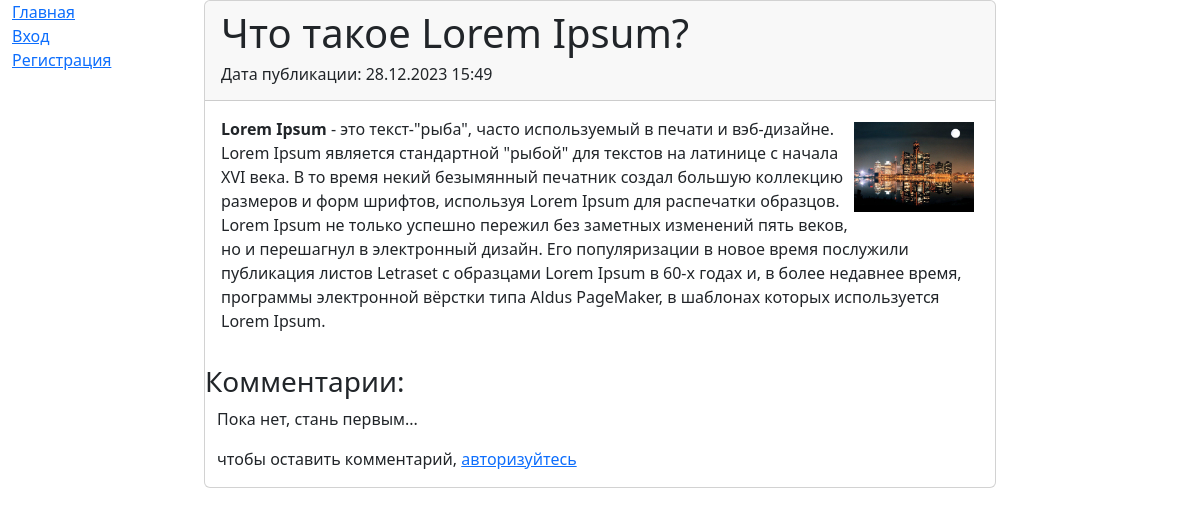
Page /app/2/ on the earlier database version.
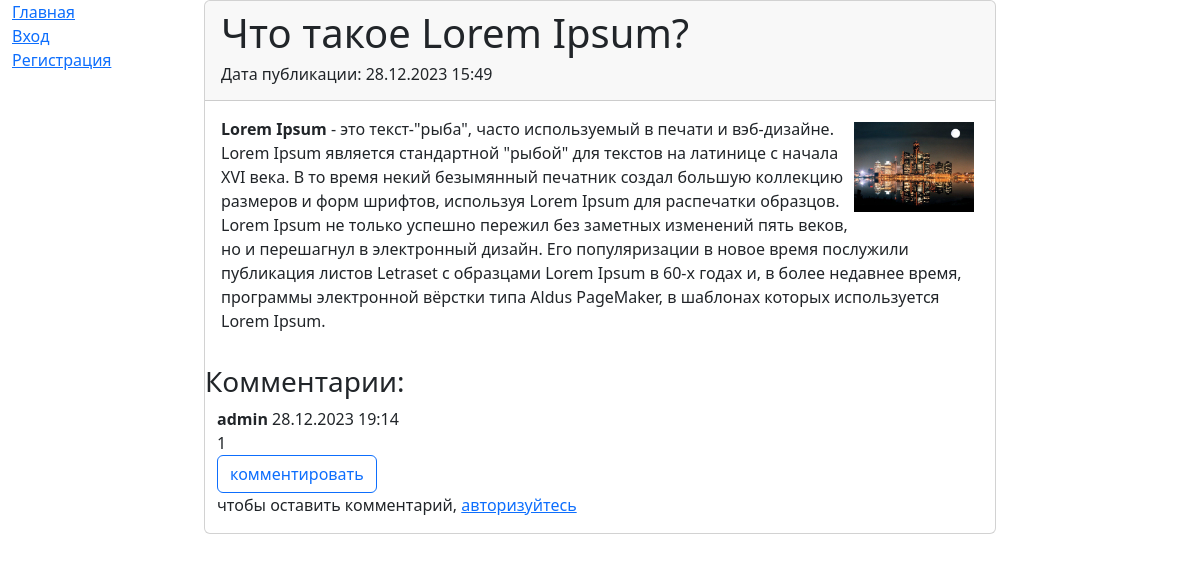
Same page on the later database version.
### app/models.py (models this page shows, shortened)
class Comment(models.Model):
    linkedPost = models.ForeignKey(Post, on_delete=models.CASCADE, blank=True, null=True, related_name='linkedComments')
    linkedUser = models.ForeignKey(User, on_delete=models.CASCADE)
    parent = models.ForeignKey('self', on_delete=models.SET_NULL, blank=True, null=True, related_name="commented")
    acceptedBy = models.ForeignKey(User, on_delete=models.SET_NULL, blank=True, null=True, related_name="accepted")
    commentText = models.TextField()
    dateCreation = models.DateTimeField(auto_now_add=True)
    familyTree = models.CharField(max_length=500, blank=True, null=True)
    is_deleted = models.BooleanField(null=False, default=False)
    def get_offset(self):
        x = len(str(self.familyTree).split("-")) - 2
        return 5 if x > 5 else x
    def get_col(self):
        return 12 - self.get_offset()

### app/views.py (the view)
# urls.py: path('<int:pk>/', PostDetailView.as_view(), name="post"),
class PostDetailView(DetailView):
    template_name = 'app/post.html'
    form_class = CommentForm
    model = Post
    context_object_name = 'post'
    paginate_by = 10
    def get_context_data(self, **kwargs):
        context = super().get_context_data(**kwargs)
        context['comments'] = (
            Comment.objects
            .filter(linkedPost__id=self.kwargs['pk'])
            .order_by('familyTree')
        )
        if self.request.user.is_authenticated:
            context['form'] = self.form_class
        return context
    def post(self, request, *args, **kwargs):
        c = Comment.objects.create(
            commentText=request.POST.get('commentText'),
            linkedUser=self.request.user,
            linkedPost=Post.objects.get(id=self.kwargs['pk'])
        )
        c.familyTree = f"{self.kwargs['pk']:09}-{c.id:09}"
        c.save(update_fields=["familyTree"])
        context = {
            'post': Post.objects.get(pk=self.kwargs['pk']),
            'comments': Comment.objects.filter(linkedPost__id=self.kwargs['pk']),
            'form': self.form_class,
        }
        return render(request, self.template_name, context)

### templates/app/post.html (shortened to what this page needs)
{% extends 'default.html' %}
{% block content %}
    <div class="card">
        {% if post %}
            <div class="card-header">
                <h1>{{ post.title }}</h1>
                <h6>Дата публикации: {{ post.dateCreation|date:'d.m.Y H:i' }}</h6>
            </div>
            <div class="card-body">
                {{post.content|safe}}
            </div>
            <h3>Комментарии:</h3>
            <div class="container">
                {% if comments %}
                    {% for c in comments %}
                        <div class="row">
                            <div class="col-lg-{{ c.get_col }} offset-lg-{{ c.get_offset }}">
                                <div class="panel panel-default">
                                    <div class="panel-heading">
                                        <b>{{ c.linkedUser.username }}</b>&nbsp;{{ c.dateCreation|date:'d.m.Y H:i' }}
                                    </div>
                                    {% if not c.is_deleted %}
                                        <div class="panel-body">
                                            {{ c.commentText }}
                                        </div>
                                        <div class="panel-footer">
                                            <a class="btn btn-outline-primary" href="{% url 'comment_create' %}?pk={{ c.id }}">комментировать</a>
                                        </div>
                                    {% else %}
                                        <div class="panel-body">
                                            ...комментарий удалён...
                                        </div>
                                    {% endif %}
                                </div>
                            </div>
                        </div>
                    {% endfor %}
                {% else %}
                    <p>Пока нет, стань первым...</p>
                {% endif %}
            </div>
            <div class="container">
                {% if user.is_authenticated %}
                    <form action="" method="post">
                        {% csrf_token %}
                        <div class="form-group">
                            {{ form.as_p }}
                            <button type="submit" class="save btn btn-success">Добавить комментарий</button>
                        </div>
                    </form>
                {% else %}
                    <p>чтобы оставить комментарий, <a href="{% url 'login' %}">авторизуйтесь</a></p>
                {% endif %}
            </div>
        {% else %}
            <p>потерялась...</p>
        {% endif %}
    </div>
{% endblock content %}

Differences in the rows shown:
added Comment: linkedUser.username "admin", dateCreation "28.12.2023 19:14", commentText "1"
Other differences:
text no longer shown: "Пока нет, стань первым..."
